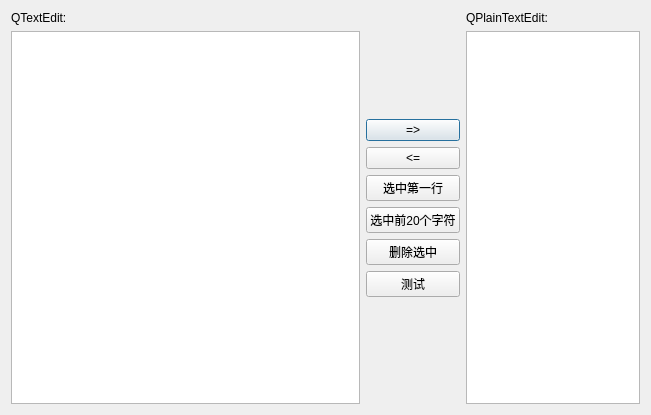
<?xml version="1.0" encoding="UTF-8"?>
<ui version="4.0">
 <class>MainDlgClass</class>
 <widget class="QDialog" name="MainDlgClass">
  <property name="geometry">
   <rect>
    <x>0</x>
    <y>0</y>
    <width>651</width>
    <height>415</height>
   </rect>
  </property>
  <property name="windowTitle">
   <string>html转换</string>
  </property>
  <layout class="QHBoxLayout" name="horizontalLayout" stretch="6,1,3">
   <item>
    <layout class="QVBoxLayout" name="verticalLayout_2">
     <item>
      <widget class="QLabel" name="label">
       <property name="text">
        <string>QTextEdit:</string>
       </property>
      </widget>
     </item>
     <item>
      <widget class="QTextEdit" name="textEdit"/>
     </item>
    </layout>
   </item>
   <item>
    <layout class="QVBoxLayout" name="verticalLayout">
     <item>
      <spacer name="verticalSpacer">
       <property name="orientation">
        <enum>Qt::Vertical</enum>
       </property>
       <property name="sizeHint" stdset="0">
        <size>
         <width>20</width>
         <height>40</height>
        </size>
       </property>
      </spacer>
     </item>
     <item>
      <widget class="QPushButton" name="btnToHtml">
       <property name="text">
        <string>=&gt;</string>
       </property>
      </widget>
     </item>
     <item>
      <widget class="QPushButton" name="btnFromHtml">
       <property name="text">
        <string>&lt;=</string>
       </property>
      </widget>
     </item>
     <item>
      <widget class="QPushButton" name="btnSelFirstLine">
       <property name="text">
        <string>选中第一行</string>
       </property>
      </widget>
     </item>
     <item>
      <widget class="QPushButton" name="btnSelLeft20">
       <property name="text">
        <string>选中前20个字符</string>
       </property>
      </widget>
     </item>
     <item>
      <widget class="QPushButton" name="btnDelSel">
       <property name="text">
        <string>删除选中</string>
       </property>
      </widget>
     </item>
     <item>
      <widget class="QPushButton" name="btnTest">
       <property name="text">
        <string>测试</string>
       </property>
      </widget>
     </item>
     <item>
      <spacer name="verticalSpacer_2">
       <property name="orientation">
        <enum>Qt::Vertical</enum>
       </property>
       <property name="sizeHint" stdset="0">
        <size>
         <width>20</width>
         <height>40</height>
        </size>
       </property>
      </spacer>
     </item>
    </layout>
   </item>
   <item>
    <layout class="QVBoxLayout" name="verticalLayout_3">
     <item>
      <widget class="QLabel" name="label_2">
       <property name="text">
        <string>QPlainTextEdit:</string>
       </property>
      </widget>
     </item>
     <item>
      <widget class="QPlainTextEdit" name="plainTextEdit"/>
     </item>
    </layout>
   </item>
  </layout>
 </widget>
 <layoutdefault spacing="6" margin="11"/>
 <resources>
  <include location="MainDlg.qrc"/>
 </resources>
 <connections/>
</ui>
